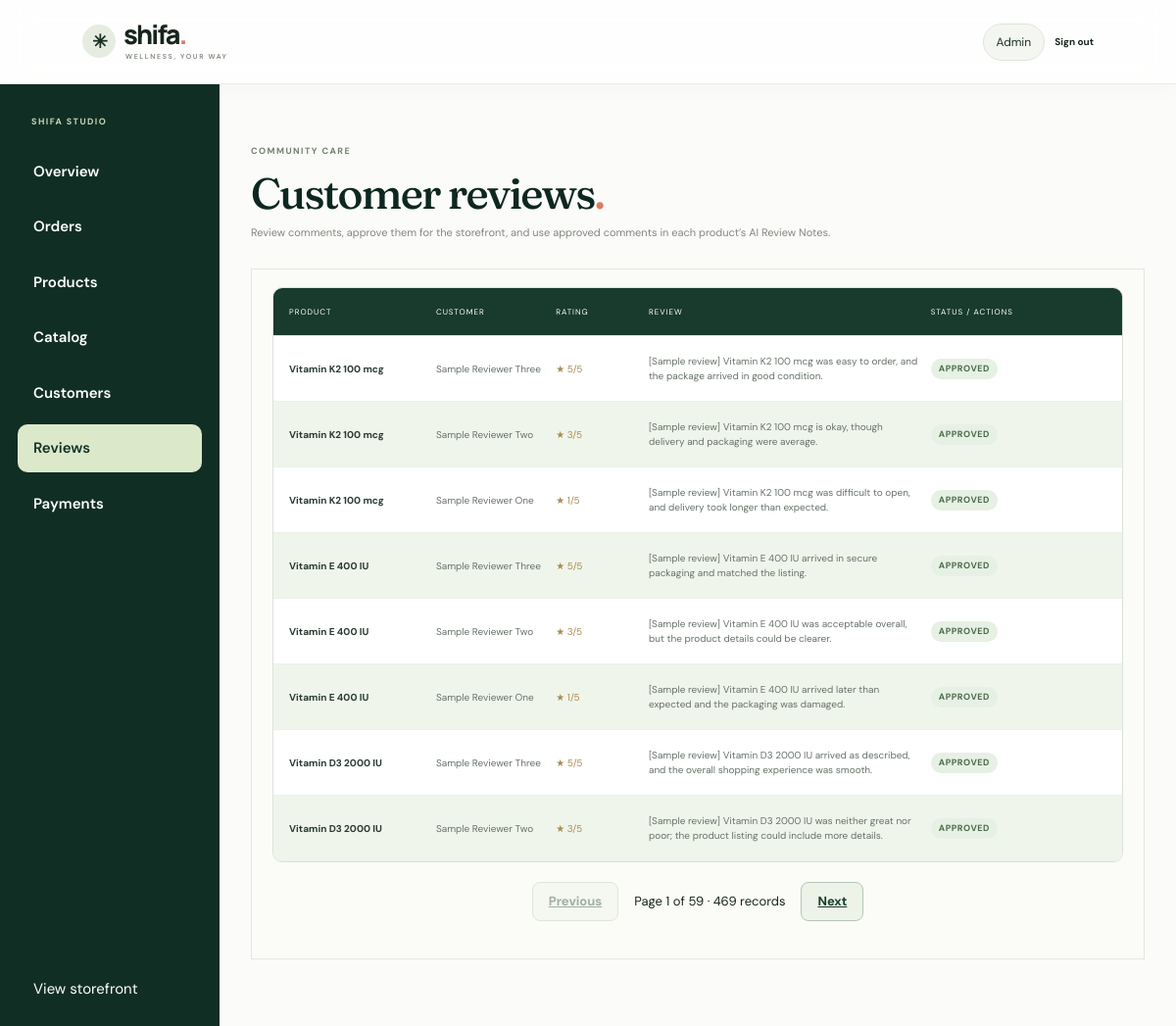
Page /admin/reviews (signed in) on the committed database.
### tables this page shows
CREATE TABLE `reviews` (
  `id` int(10) UNSIGNED NOT NULL,
  `product_id` int(10) UNSIGNED NOT NULL,
  `user_id` int(10) UNSIGNED NOT NULL,
  `star_rating` tinyint(3) UNSIGNED NOT NULL,
  `comment` text DEFAULT NULL,
  `status` enum('pending','approved','rejected') NOT NULL DEFAULT 'approved',
  `image` varchar(255) DEFAULT NULL,
  `moderated_by_admin_id` int(10) UNSIGNED DEFAULT NULL,
  `created_at` datetime NOT NULL DEFAULT current_timestamp(),
  `updated_at` datetime NOT NULL DEFAULT current_timestamp() ON UPDATE current_timestamp(),
  `rating_avg` decimal(3,2) NOT NULL DEFAULT 0.00,
  `rating_count` int(10) UNSIGNED NOT NULL DEFAULT 0
);

CREATE TABLE `products` (
  `id` int(10) UNSIGNED NOT NULL,
  `category_id` int(10) UNSIGNED NOT NULL,
  `brand_id` int(10) UNSIGNED DEFAULT NULL,
  `name` varchar(150) NOT NULL,
  `description` text DEFAULT NULL,
  `ingredients` text DEFAULT NULL,
  `warnings` text DEFAULT NULL,
  `price` decimal(10,2) NOT NULL,
  `discount_percent` decimal(5,2) NOT NULL DEFAULT 0.00,
  `stock` int(10) UNSIGNED NOT NULL DEFAULT 0,
  `sizes` longtext DEFAULT NULL CHECK (json_valid(`sizes`)),
  `weight` decimal(8,3) DEFAULT NULL,
  `image` longtext DEFAULT NULL CHECK (json_valid(`image`)),
  `is_active` tinyint(1) NOT NULL DEFAULT 1,
  `created_by_admin_id` int(10) UNSIGNED DEFAULT NULL,
  `updated_by_admin_id` int(10) UNSIGNED DEFAULT NULL,
  `created_at` datetime NOT NULL DEFAULT current_timestamp(),
  `updated_at` datetime NOT NULL DEFAULT current_timestamp() ON UPDATE current_timestamp()
);

CREATE TABLE `users` (
  `id` int(10) UNSIGNED NOT NULL,
  `name` varchar(100) NOT NULL,
  `email` varchar(150) NOT NULL,
  `password_hash` varchar(255) DEFAULT NULL,
  `google_id` varchar(100) DEFAULT NULL,
  `phone` varchar(30) DEFAULT NULL,
  `address` varchar(255) DEFAULT NULL,
  `city` varchar(80) DEFAULT NULL,
  `is_blocked_from_commenting` tinyint(1) NOT NULL DEFAULT 0,
  `is_blocked_from_rating` tinyint(1) NOT NULL DEFAULT 0,
  `blocked_by_admin_id` int(10) UNSIGNED DEFAULT NULL,
  `created_at` datetime NOT NULL DEFAULT current_timestamp(),
  `updated_at` datetime NOT NULL DEFAULT current_timestamp() ON UPDATE current_timestamp()
);

### app/Core/Admin/ReviewsController.php (called while the page is built, shortened)
<?php
require_once __DIR__ . '/../../Models/Review.php';
class ReviewsController extends Controller
{
    private Review $reviewModel;
    public function __construct(?PDO $pdo = null)
    {
        $pdo ??= (new Database())->connect();
        $this->reviewModel = new Review($pdo);
    }
    public function index()
    {
        $reviews = $this->reviewModel->getAll();
        $this->view('layout', [
            'page_view' => 'admin/reviews/index',
            'reviews' => $reviews,
            'csrf_token' => $_SESSION['review_csrf'],
            'base_path' => rtrim(str_replace('\\', '/', dirname($_SERVER['SCRIPT_NAME'] ?? '')), '/'),
            'cart_count' => 0,
            'user' => ['name' => $_SESSION['name'] ?? 'Admin'],
            'is_admin' => true,
            'title' => 'Reviews',
        ]);
    }
}

### app/Core/Router.php (called while the page is built, shortened)
<?php
class Router
{
    private $routes = [];
    public function get($url, $action)
    {
        $this->routes['GET'][$url] = $action;
    }
    public function post($url, $action)
    {
        $this->routes['POST'][$url] = $action;
    }
    public function dispatch()
    {
        $method = $_SERVER['REQUEST_METHOD'];
        $url = parse_url($_SERVER['REQUEST_URI'], PHP_URL_PATH);
        $base = str_replace('\\', '/', dirname($_SERVER['SCRIPT_NAME']));
        if ($base !== '/' && strpos($url, $base) === 0) {
            $url = substr($url, strlen($base));
        }
        $url = rtrim($url, '/');
        list($controllerPath, $controllerMethod) = explode('@', $this->routes[$method][$url]);
        $controller = new $className();
        $controller->$controllerMethod();
    }
}

### public/index.php (called while the page is built)
<?php
require_once __DIR__ . '/../app/Core/Router.php';
$router = new Router();
$router->get('/', 'StorefrontController@home');
$router->get('/shop', 'StorefrontController@shop');
$router->get('/product', 'StorefrontController@product');
$router->post('/reviews', 'Admin/ReviewsController@store');
$router->get('/cart', 'StorefrontController@cart');
$router->post('/cart/add', 'StorefrontController@addToCart');
$router->post('/cart/update', 'StorefrontController@updateCart');
$router->post('/cart/remove', 'StorefrontController@removeFromCart');
$router->get('/account/orders', 'AccountController@orders');
$router->get('/account/order', 'AccountController@order');
$router->get('/admin/products', 'AdminConsoleController@products');
$router->get('/admin/product', 'AdminConsoleController@productForm');
$router->post('/admin/product/save', 'AdminConsoleController@saveProduct');
$router->post('/admin/product/delete', 'AdminConsoleController@deleteProduct');
$router->post('/admin/product/review-notes', 'AdminConsoleController@generateReviewNotes');
$router->get('/admin/orders', 'AdminConsoleController@orders');
$router->get('/admin/order', 'AdminConsoleController@orderDetails');
$router->post('/admin/order/status', 'AdminConsoleController@updateOrderStatus');
$router->get('/admin/users', 'AdminConsoleController@users');
$router->get('/admin/catalog', 'AdminConsoleController@catalog');
$router->post('/admin/catalog/category', 'AdminConsoleController@saveCategory');
$router->post('/admin/catalog/brand', 'AdminConsoleController@saveBrand');
$router->get('/checkout', 'CheckoutController@index');
$router->post('/checkout/cash-on-delivery', 'CheckoutController@cashOnDelivery');
$router->get('/checkout/return', 'CheckoutController@returnFromStripe');
$router->post('/checkout/verify', 'CheckoutController@verify');
$router->post('/orders', 'UserOrderController@store');
$router->get('/orders/csrf', 'UserOrderController@csrfToken');
$router->get('/admin/payments', 'Admin/PaymentsController@index');
$router->get('/admin', 'Admin/OverviewController@index');
$router->get('/admin/dashboard', 'Admin/OverviewController@index');
$router->get('/admin/reviews', 'Admin/ReviewsController@index');
$router->post('/admin/reviews/approve', 'Admin/ReviewsController@approve');
$router->post('/admin/reviews/reject', 'Admin/ReviewsController@reject');
$router->get('/profile', 'ProfileController@index');
$router->post('/profile/update', 'ProfileController@update');
$router->post('/profile/password', 'ProfileController@changePassword');
$router->get('/login', 'AuthPageController@index');
$router->post('/login', 'AuthPageController@login');
$router->post('/register', 'AuthPageController@register');
$router->get('/auth/google', 'AuthPageController@googleLogin');
$router->get('/auth/google/callback', 'AuthPageController@googleCallback');
$router->post('/logout', 'AuthPageController@logout');
$router->dispatch();

### app/Models/Review.php (called while the page is built, shortened)
<?php
class Review
{
    private PDO $db;
    public function __construct(PDO $db)
    {
        $this->db = $db;
    }
    public function getAll(): array
    {
        $sql = "SELECT
                    reviews.id,
                    reviews.product_id,
                    reviews.user_id,
                    reviews.star_rating,
                    reviews.comment,
                    reviews.image,
                    reviews.created_at,
                    reviews.updated_at,
                    reviews.status,
                    users.name AS user_name,
                    products.name AS product_name
                FROM reviews
                JOIN users ON reviews.user_id = users.id
                JOIN products ON reviews.product_id = products.id
                ORDER BY reviews.id DESC";
        $stmt = $this->db->query($sql);
        return $stmt->fetchAll(PDO::FETCH_ASSOC);
    }
}

### app/Views/admin/reviews/index.php (the view, shortened to what this page needs)
<?php $escape = static fn ($value) => htmlspecialchars((string) $value, ENT_QUOTES, 'UTF-8'); ?>
<section class="section-wrap dashboard-page admin-page">
    <div class="dashboard-heading">
        <div>
            <p class="eyebrow">COMMUNITY CARE</p>
            <h1>Customer reviews<span class="brand-dot">.</span></h1>
            <p>Review comments, approve them for the storefront, and use approved comments in each product’s AI Review Notes.</p>
        </div>
    </div>
    <div class="data-card">
        <div class="table-head reviews-admin-head"><span>Product</span><span>Customer</span><span>Rating</span><span>Review</span><span>Status / actions</span></div>
        <?php foreach ($reviews as $review): ?>
            <div class="table-row reviews-admin-head">
                <b><?= $escape($review['product_name']) ?></b>
                <span><?= $escape($review['user_name']) ?></span>
                <span class="rating-stars">★ <?= $escape($review['star_rating']) ?>/5</span>
                <span><?= nl2br($escape($review['comment'] ?? 'Rating only')) ?></span>
                <span class="row-actions review-status-actions">
                    <strong class="review-status review-status-<?= $escape($review['status']) ?>"><?= $escape(ucfirst($review['status'])) ?></strong>
                </span>
            </div>
        <?php endforeach; ?>
    </div>
</section>

### public/assets/css/shifa.css (style rules this page uses)
:root { --ink:#182a24;--forest:#0e2721;--sage:#b4c6a5;--lime:#d8e7b5;--cream:#f7f7f2;--sand:#eee9dc;--muted:#78817a;--line:#e5e7df;--rose:#e9c8b8;--serif:Georgia,'Times New Roman',serif;--sans:'DM Sans',sans-serif;--display:'Manrope',var(--sans) }
* { box-sizing:border-box }
html { scroll-behavior:smooth }
body { margin:0;font-family:var(--sans);color:var(--ink);background:var(--cream);font-size:15px }
.brand-dot { color:#a5b98d }
.eyebrow { margin:0 0 19px;font-size:9px;font-weight:700;letter-spacing:1.9px;color:#77866f }
.hero-copy h1,.shop-heading h1,.dashboard-heading h1,.detail-copy h1,.auth-story h1 { font:500 clamp(45px,5.25vw,76px)/1.03 var(--serif);letter-spacing:-2.8px;margin:0;color:var(--forest) }
.section-wrap { max-width:1290px;margin:0 auto;padding:85px clamp(24px,5vw,68px) }
.dashboard-page { padding-top:62px;padding-bottom:90px }
.dashboard-heading { display:flex;justify-content:space-between;align-items:end;gap:20px;margin-bottom:29px }
.dashboard-heading .eyebrow { margin-bottom:13px }
.dashboard-heading h1 { font-size:48px }
.dashboard-heading>div>p:last-child { color:#80887f;font-size:11px;margin:9px 0 0 }
.data-card { background:#fbfbf8;border:1px solid var(--line);padding:18px 21px }
.table-head,.table-row { display:grid;align-items:center;gap:12px;padding:14px 8px }
.table-head { font-size:8px;color:#8c948b;text-transform:uppercase;letter-spacing:1px;border-bottom:1px solid var(--line) }
.table-row { border-bottom:1px solid #edf0e8;font-size:10px;color:#677268 }
.table-row b { color:#283b30 }
.admin-page { max-width:1450px }
.admin-page .dashboard-heading h1 { font-size:44px }
.row-actions { display:flex;align-items:center;gap:11px }
.reviews-admin-head { grid-template-columns:1fr .8fr .6fr 2fr 1.3fr }
.reviews-admin-head .row-actions { flex-wrap:wrap }
.rating-stars { color:#a68c4f }
.admin-page .data-card { overflow-x:auto }

### public/assets/css/shifa-wellness.css (style rules this page uses)
:root { --wellness-alabaster:#fbfbf9;--wellness-stone:#f1f2ed;--wellness-mist:#e9ece4; --wellness-forest:#1b3022;--wellness-sage:#87977c;--wellness-citrus:#e07a5f; --wellness-blue:#3d5a80;--wellness-ink:#17251d;--wellness-muted:#68736b; --wellness-line:#dfe4dc;--wellness-glass:#ffffffc9;--wellness-shadow:0 16px 42px #1b30220c; --wellness-serif:'Fraunces',Georgia,serif;--wellness-sans:'DM Sans',Arial,sans-serif; --pill-vegan-bg:#e7f0e4;--pill-vegan-ink:#365d3d; --pill-gmo-bg:#f3ead1;--pill-gmo-ink:#78602d; --pill-tested-bg:#e5edf5;--pill-tested-ink:#3d5a80; --pill-clinical-bg:#f7e7e1;--pill-clinical-ink:#9a4e39; --wellness-ease:cubic-bezier(.2,.75,.25,1) }
.wellness-shell { background:var(--wellness-alabaster);color:var(--wellness-ink);font-family:var(--wellness-sans) }
.brand-dot { color:var(--wellness-citrus) }
.section-wrap { max-width:1320px }
.shop-heading h1,.detail-copy h1,.dashboard-heading h1 { font-family:var(--wellness-serif);font-weight:500;letter-spacing:-.04em }
.eyebrow { font-size:9px;letter-spacing:.16em;color:#71816e }

### public/assets/css/shifa-reviews.css (style rules this page uses)
.review-status-actions { align-items:flex-start;flex-wrap:wrap }
.review-status { padding:4px 8px;border-radius:999px;font-size:9px;text-transform:uppercase;letter-spacing:.06em }
.review-status-approved { background:#e7f0e4;color:#476b47 }

### public/assets/css/interface.css (style rules this page uses)
.admin-shell .section-wrap { padding-left:32px;padding-right:32px;max-width:1500px }
.table-scroll>.table-row,.table-scroll>.table-head { min-width:760px;padding:18px 16px }
.table-scroll>.table-head { position:sticky;top:0;background:#183b2d;color:#fff;z-index:2 }
.table-scroll>.table-row:nth-of-type(even),tbody tr:nth-child(odd),.catalog-row:nth-of-type(even) { background:#f0f5eb }
.table-scroll>.table-row:nth-of-type(odd),tbody tr:nth-child(even) { background:#fff }
.row-actions { display:flex;gap:8px;align-items:center;flex-wrap:wrap }
.table-scroll>.stripe-light { background:#fff!important }
.table-scroll>.stripe-dark { background:#f0f5eb!important }
body.admin-shell { display:grid;grid-template-columns:224px minmax(0,1fr);grid-template-rows:auto 1fr;min-height:100dvh;align-items:stretch }

### rows in the picture
reviews: product.name "Vitamin K2 100 mcg", user.name "Sample Reviewer Three", star_rating "5", comment "[Sample review] Vitamin K2 100 mcg was easy to order, and the package arrived in good condition.", status "APPROVED"
reviews: product.name "Vitamin K2 100 mcg", user.name "Sample Reviewer Two", star_rating "3", comment "[Sample review] Vitamin K2 100 mcg is okay, though delivery and packaging were average.", status "APPROVED"
reviews: product.name "Vitamin K2 100 mcg", user.name "Sample Reviewer One", star_rating "1", comment "[Sample review] Vitamin K2 100 mcg was difficult to open, and delivery took longer than expected.", status "APPROVED"
reviews: product.name "Vitamin E 400 IU", user.name "Sample Reviewer Three", star_rating "5", comment "[Sample review] Vitamin E 400 IU arrived in secure packaging and matched the listing.", status "APPROVED"
reviews: product.name "Vitamin E 400 IU", user.name "Sample Reviewer Two", star_rating "3", comment "[Sample review] Vitamin E 400 IU was acceptable overall, but the product details could be clearer.", status "APPROVED"
reviews: product.name "Vitamin E 400 IU", user.name "Sample Reviewer One", star_rating "1", comment "[Sample review] Vitamin E 400 IU arrived later than expected and the packaging was damaged.", status "APPROVED"
reviews: product.name "Vitamin D3 2000 IU", user.name "Sample Reviewer Three", star_rating "5", comment "[Sample review] Vitamin D3 2000 IU arrived as described, and the overall shopping experience was smooth.", status "APPROVED"
reviews: product.name "Vitamin D3 2000 IU", user.name "Sample Reviewer Two", star_rating "3", comment "[Sample review] Vitamin D3 2000 IU was neither great nor poor; the product listing could include more details.", status "APPROVED"

### other values in the picture
$e($label) "Overview"
$e($label) "Orders"
$e($label) "Products"
$e($label) "Catalog"
$e($label) "Customers"
$e($label) "Reviews"
$e($label) "Payments"
